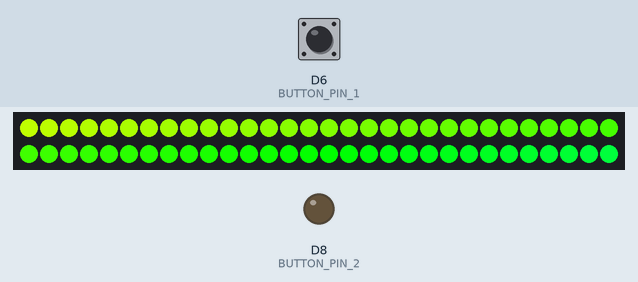
The program below on a simulated ESP8266 (Wemos D1 mini). On the bench: 60 RGB LEDs in strip order, left to right, continuing on the next row, output pins drawn as LEDs (lit = HIGH). The inputs (shaded band) are chosen by the test bench; at power-on: D6 (BUTTON_PIN_1) HIGH. Random numbers use the default seed unless the program sets one.

Above: at 1.2 s.
1.3 s: D6 (BUTTON_PIN_1) pulled LOW for 0.15 s
At 1.68 s:
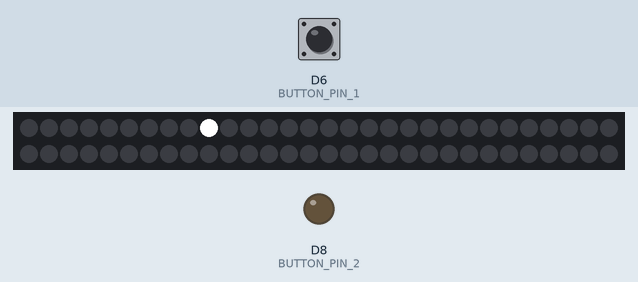
2.0 s: D6 (BUTTON_PIN_1) pulled LOW for 1 s
At 2.07 s:
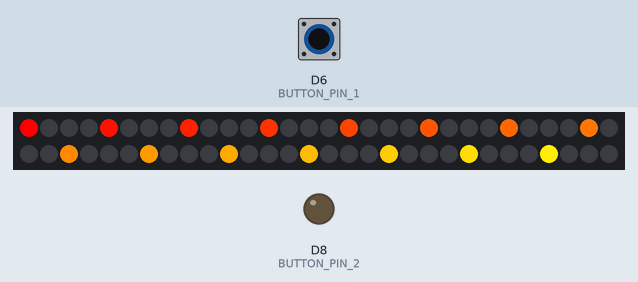
3.6 s: D6 (BUTTON_PIN_1) pulled LOW for 0.15 s
4.3 s: D6 (BUTTON_PIN_1) pulled LOW for 3.2 s
At 4.78 s:
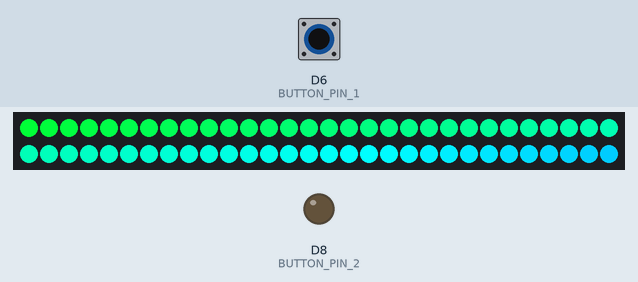
8.1 s: D6 (BUTTON_PIN_1) pulled LOW for 0.15 s
At 8.42 s:
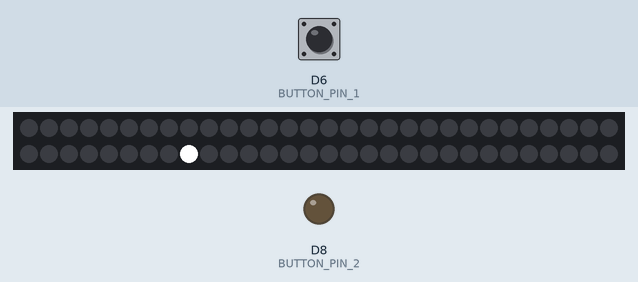
8.8 s: D6 (BUTTON_PIN_1) pulled LOW for 1 s
At 8.97 s:
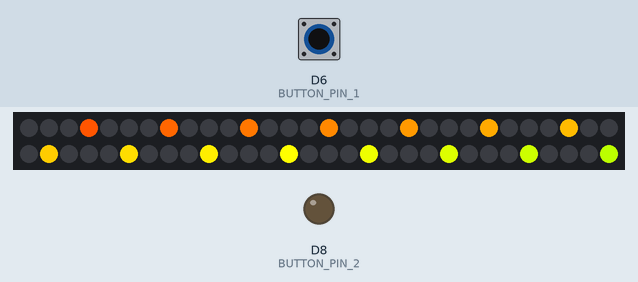

The program:

main.cpp
```cpp
#include <Arduino.h>
#include <Adafruit_NeoPixel.h>
#include "hsv.h"

#define NUM_PIXEL       60
#define PIXEL_PIN       D4
#define BUTTON_PIN_1    D6
#define BUTTON_PIN_2    D8

// Set to false if you don't want to use the button for mode switching
static const bool useButton = true;

// Define a timeout for auto-switching modes if no button press is detected
// Set to 0 to disable auto-switching
static const int autoSwitchTimeoutMillis = 0; // 5 seconds

Adafruit_NeoPixel *strip;

static bool buttonPressed = false;

void IRAM_ATTR button_isr() {
  buttonPressed = true;
}

void setup() {
  Serial.begin(115200);

  strip = new Adafruit_NeoPixel(NUM_PIXEL, PIXEL_PIN, NEO_GRB | NEO_KHZ800);
  strip->begin();

  for (unsigned int i = 0; i < NUM_PIXEL; i++) {
    strip->setPixelColor(i, 255, 0, 0);
  }

  strip->show();

  if (useButton) {
    pinMode(BUTTON_PIN_1, INPUT_PULLUP);
    attachInterrupt(digitalPinToInterrupt(BUTTON_PIN_1), button_isr, FALLING);

    pinMode(BUTTON_PIN_2, OUTPUT);
    digitalWrite(BUTTON_PIN_2, LOW);
  }
}

enum {
    ModeRainbow = 0,
    ModeChasing,
    ModeMultiChading,
    ModeSparkling,
    ModeMax
};

static int currentMode = ModeRainbow;

void loop() {
  if (buttonPressed) {
    buttonPressed = false;

    currentMode++;

    if (currentMode == ModeMax) {
      currentMode = ModeRainbow;
    }
  }

  switch (currentMode) {
    case ModeRainbow:
      static int counter = 0;

      counter++;

      for (int i = 0; i < NUM_PIXEL; i++) {
        int hue = (counter+i) % 360;
        int r, g, b;

        HSVtoRGB(hue, 100, 100, &r, &g, &b);
        strip->setPixelColor(i, strip->Color(r, g, b));
      }

      strip->show();
      delay(10);

      break;

    case ModeChasing:
      static int chaseIndex = 0;
      static int chaseDirection = 1;

      for (int i = 0; i < NUM_PIXEL; i++) {
        if (i == chaseIndex) {
          strip->setPixelColor(i, strip->Color(255, 255, 255)); // white
        } else {
          strip->setPixelColor(i, strip->Color(0, 0, 0)); // off
        }
      }

      strip->show();
      chaseIndex += chaseDirection;

      if (chaseIndex >= NUM_PIXEL || chaseIndex < 0) {
        chaseDirection *= -1; // reverse direction
      }

      delay(20);
      break;

    case ModeMultiChading:
      static int multiChaseIndex = 0;

      for (int i = 0; i < NUM_PIXEL; i++) {
        int hue = (multiChaseIndex+i) % 360;
        int r, g, b;

        HSVtoRGB(hue, 100, 100, &r, &g, &b);

        if ((i+multiChaseIndex) % 4 == 0) {
          strip->setPixelColor(i, strip->Color(r, g, b));
        } else {
          strip->setPixelColor(i, strip->Color(0, 0, 0)); // off
        }
      }

      strip->show();
      multiChaseIndex++;

      delay(100);
      break;

    case ModeSparkling:
      for (int i = 0; i < NUM_PIXEL; i++) {
        if (random(0, 10) < 2) { // 20% chance to light up
          int hue = random(0, 360);
          int r, g, b;

          HSVtoRGB(hue, 100, 100, &r, &g, &b);
          strip->setPixelColor(i, strip->Color(r, g, b));
        } else {
          strip->setPixelColor(i, strip->Color(0, 0, 0)); // off
        }
      }

      strip->show();
      delay(50);
      break;

    default:
      for (int i = 0; i < NUM_PIXEL; i++) {
        strip->setPixelColor(i, strip->Color(0, 0, 0));
      }
      break;
  }

  if (autoSwitchTimeoutMillis > 0) {
    static unsigned long lastMillis = 0;
    unsigned long currentMillis = millis();

    if (currentMillis - lastMillis >= autoSwitchTimeoutMillis) {
      lastMillis = currentMillis;
      buttonPressed = true; // Trigger mode switch automatically
    }
  }
}
```

hsv.h
```cpp
#pragma once

#include <Arduino.h>

#define min(a, b) ((a) < (b) ? (a) : (b))
#define max(a, b) ((a) > (b) ? (a) : (b))

static void HSVtoRGB(float h, float s, float v, int *r, int *g, int *b)
{
  int i;
  float f, p, q, t;

  h = max(0.0, min(360.0, h));
  s = max(0.0, min(100.0, s));
  v = max(0.0, min(100.0, v));

  s /= 100;
  v /= 100;

  if (s == 0) {
    // Achromatic (grey)
    *r = *g = *b = round(v * 255);
    return;
  }

  h /= 60; // sector 0 to 5
  i = floor(h);
  f = h - i; // factorial part of h
  p = v * (1 - s);
  q = v * (1 - s * f);
  t = v * (1 - s * (1 - f));

  switch (i) {
  case 0:
    *r = round(255 * v);
    *g = round(255 * t);
    *b = round(255 * p);
    break;

  case 1:
    *r = round(255 * q);
    *g = round(255 * v);
    *b = round(255 * p);
    break;

  case 2:
    *r = round(255 * p);
    *g = round(255 * v);
    *b = round(255 * t);
    break;

  case 3:
    *r = round(255 * p);
    *g = round(255 * q);
    *b = round(255 * v);
    break;

  case 4:
    *r = round(255 * t);
    *g = round(255 * p);
    *b = round(255 * v);
    break;

  default: // case 5:
    *r = round(255 * v);
    *g = round(255 * p);
    *b = round(255 * q);
    break;
  }
}
```
